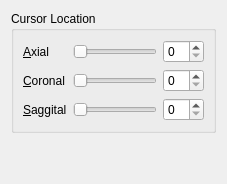
         <widget class="QWidget" name="homeTab">
          <attribute name="title">
           <string>&amp;Home</string>
          </attribute>
          <layout class="QGridLayout" name="gridLayout_10">
           <item row="0" column="0">
            <widget class="QGroupBox" name="cursorLocationBox">
             <property name="title">
              <string>Cursor Location</string>
             </property>
             <layout class="QGridLayout" name="gridLayout_2">
              <item row="0" column="1">
               <widget class="QSlider" name="axialSliceSlider">
                <property name="toolTip">
                 <string>&lt;html&gt;&lt;head/&gt;&lt;body&gt;&lt;p&gt;&lt;span style=&quot; font-weight:600;&quot;&gt;Change Axial Slice&lt;/span&gt;&lt;/p&gt;&lt;p&gt;Drag slider left and right to change the axial slice currently displayed on the main widget&lt;/p&gt;&lt;p&gt;The slices are ordered &lt;span style=&quot; font-weight:600;&quot;&gt;Superior to Inferior&lt;/span&gt;&lt;/p&gt;&lt;p&gt;&lt;span style=&quot; font-weight:600;&quot;&gt;Shortcut: &lt;/span&gt;Left/Right Keys&lt;/p&gt;&lt;/body&gt;&lt;/html&gt;</string>
                </property>
                <property name="toolTipDuration">
                 <number>4000</number>
                </property>
                <property name="statusTip">
                 <string/>
                </property>
                <property name="orientation">
                 <enum>Qt::Horizontal</enum>
                </property>
                <property name="tickPosition">
                 <enum>QSlider::NoTicks</enum>
                </property>
               </widget>
              </item>
              <item row="0" column="0">
               <widget class="QLabel" name="homeAxialLabel">
                <property name="text">
                 <string>&amp;Axial</string>
                </property>
                <property name="buddy">
                 <cstring>axialSliceSlider</cstring>
                </property>
               </widget>
              </item>
              <item row="0" column="2">
               <widget class="QSpinBox" name="axialSliceSpinBox">
                <property name="mouseTracking">
                 <bool>true</bool>
                </property>
                <property name="focusPolicy">
                 <enum>Qt::WheelFocus</enum>
                </property>
                <property name="toolTip">
                 <string>&lt;html&gt;&lt;head/&gt;&lt;body&gt;&lt;p&gt;&lt;span style=&quot; font-weight:600;&quot;&gt;Change Axial Slice&lt;/span&gt;&lt;/p&gt;&lt;p&gt;Enter slice number or use up/down arrows to change the axial slice currently displayed on the main widget.&lt;/p&gt;&lt;p&gt;The slices are ordered &lt;span style=&quot; font-weight:600;&quot;&gt;Superior to Inferior&lt;/span&gt;&lt;/p&gt;&lt;p&gt;&lt;span style=&quot; font-weight:600;&quot;&gt;Shortcut: &lt;/span&gt;Left/Right Keys&lt;/p&gt;&lt;/body&gt;&lt;/html&gt;</string>
                </property>
                <property name="toolTipDuration">
                 <number>4000</number>
                </property>
                <property name="statusTip">
                 <string>Change Axial Slice</string>
                </property>
                <property name="whatsThis">
                 <string>&lt;html&gt;&lt;head/&gt;&lt;body&gt;&lt;p&gt;&lt;span style=&quot; font-weight:600;&quot;&gt;Change Axial Slice&lt;/span&gt;&lt;/p&gt;&lt;p&gt;Enter slice number or use up/down arrows to change the axial slice currently displayed on the main widget.&lt;/p&gt;&lt;p&gt;The slices are ordered &lt;span style=&quot; font-weight:600;&quot;&gt;Superior to Inferior&lt;/span&gt;&lt;/p&gt;&lt;/body&gt;&lt;/html&gt;</string>
                </property>
                <property name="buttonSymbols">
                 <enum>QAbstractSpinBox::UpDownArrows</enum>
                </property>
                <property name="keyboardTracking">
                 <bool>false</bool>
                </property>
                <property name="suffix">
                 <string/>
                </property>
               </widget>
              </item>
              <item row="2" column="2">
               <widget class="QSpinBox" name="saggitalSliceSpinBox">
                <property name="mouseTracking">
                 <bool>true</bool>
                </property>
                <property name="focusPolicy">
                 <enum>Qt::WheelFocus</enum>
                </property>
                <property name="toolTip">
                 <string>&lt;html&gt;&lt;head/&gt;&lt;body&gt;&lt;p&gt;&lt;span style=&quot; font-weight:600;&quot;&gt;Change Saggital Slice &lt;/span&gt;&lt;span style=&quot; font-weight:600; text-decoration: underline;&quot;&gt;[Not Used]&lt;/span&gt;&lt;/p&gt;&lt;p&gt;Enter slice number or use up/down arrows to change the saggital slice. As of now, the saggital slice location is not used.&lt;/p&gt;&lt;p&gt;The slices are ordered &lt;span style=&quot; font-weight:600;&quot;&gt;Left to Right&lt;/span&gt;&lt;/p&gt;&lt;/body&gt;&lt;/html&gt;</string>
                </property>
                <property name="toolTipDuration">
                 <number>4000</number>
                </property>
                <property name="statusTip">
                 <string>Change Saggital Slice</string>
                </property>
                <property name="buttonSymbols">
                 <enum>QAbstractSpinBox::UpDownArrows</enum>
                </property>
                <property name="keyboardTracking">
                 <bool>false</bool>
                </property>
                <property name="suffix">
                 <string/>
                </property>
               </widget>
              </item>
              <item row="1" column="1">
               <widget class="QSlider" name="coronalSliceSlider">
                <property name="toolTip">
                 <string>&lt;html&gt;&lt;head/&gt;&lt;body&gt;&lt;p&gt;&lt;span style=&quot; font-weight:600;&quot;&gt;Change Coronal Slice&lt;/span&gt;&lt;/p&gt;&lt;p&gt;Drag slider left and right to change the coronal slice currently displayed on the minimap widget&lt;/p&gt;&lt;p&gt;The slices are ordered &lt;span style=&quot; font-weight:600;&quot;&gt;Anterior to Posterior&lt;/span&gt;&lt;/p&gt;&lt;p&gt;&lt;span style=&quot; font-weight:600;&quot;&gt;Shortcut: &lt;/span&gt;Up/Down Keys&lt;/p&gt;&lt;/body&gt;&lt;/html&gt;</string>
                </property>
                <property name="toolTipDuration">
                 <number>4000</number>
                </property>
                <property name="statusTip">
                 <string/>
                </property>
                <property name="orientation">
                 <enum>Qt::Horizontal</enum>
                </property>
                <property name="tickPosition">
                 <enum>QSlider::NoTicks</enum>
                </property>
               </widget>
              </item>
              <item row="2" column="1">
               <widget class="QSlider" name="saggitalSliceSlider">
                <property name="toolTip">
                 <string>&lt;html&gt;&lt;head/&gt;&lt;body&gt;&lt;p&gt;&lt;span style=&quot; font-weight:600;&quot;&gt;Change Saggital Slice &lt;/span&gt;&lt;span style=&quot; font-weight:600; text-decoration: underline;&quot;&gt;[Not Used]&lt;/span&gt;&lt;/p&gt;&lt;p&gt;Drag slider left and right to change the saggital slice. As of now, the saggital slice location is not used.&lt;/p&gt;&lt;p&gt;The slices are ordered &lt;span style=&quot; font-weight:600;&quot;&gt;Left to Right&lt;/span&gt;&lt;/p&gt;&lt;/body&gt;&lt;/html&gt;</string>
                </property>
                <property name="toolTipDuration">
                 <number>4000</number>
                </property>
                <property name="statusTip">
                 <string/>
                </property>
                <property name="orientation">
                 <enum>Qt::Horizontal</enum>
                </property>
                <property name="tickPosition">
                 <enum>QSlider::NoTicks</enum>
                </property>
               </widget>
              </item>
              <item row="2" column="0">
               <widget class="QLabel" name="homeSaggitalLabel">
                <property name="text">
                 <string>&amp;Saggital</string>
                </property>
                <property name="buddy">
                 <cstring>saggitalSliceSlider</cstring>
                </property>
               </widget>
              </item>
              <item row="1" column="2">
               <widget class="QSpinBox" name="coronalSliceSpinBox">
                <property name="mouseTracking">
                 <bool>true</bool>
                </property>
                <property name="focusPolicy">
                 <enum>Qt::WheelFocus</enum>
                </property>
                <property name="toolTip">
                 <string>&lt;html&gt;&lt;head/&gt;&lt;body&gt;&lt;p&gt;&lt;span style=&quot; font-weight:600;&quot;&gt;Change Coronal Slice&lt;/span&gt;&lt;/p&gt;&lt;p&gt;Enter slice number or use up/down arrows to change the coronal slice currently displayed on the minimap widget.&lt;/p&gt;&lt;p&gt;The slices are ordered &lt;span style=&quot; font-weight:600;&quot;&gt;Anterior to Posterior&lt;/span&gt;&lt;/p&gt;&lt;p&gt;&lt;span style=&quot; font-weight:600;&quot;&gt;Shortcut: &lt;/span&gt;Up/Down Keys&lt;/p&gt;&lt;/body&gt;&lt;/html&gt;</string>
                </property>
                <property name="toolTipDuration">
                 <number>4000</number>
                </property>
                <property name="statusTip">
                 <string>Change Coronal Slice</string>
                </property>
                <property name="buttonSymbols">
                 <enum>QAbstractSpinBox::UpDownArrows</enum>
                </property>
                <property name="keyboardTracking">
                 <bool>false</bool>
                </property>
                <property name="suffix">
                 <string/>
                </property>
               </widget>
              </item>
              <item row="1" column="0">
               <widget class="QLabel" name="homeCoronalLabel">
                <property name="text">
                 <string>&amp;Coronal</string>
                </property>
                <property name="buddy">
                 <cstring>coronalSliceSlider</cstring>
                </property>
               </widget>
              </item>
             </layout>
            </widget>
           </item>
           <item row="1" column="0">
            <spacer name="verticalSpacer">
             <property name="orientation">
              <enum>Qt::Vertical</enum>
             </property>
             <property name="sizeHint" stdset="0">
              <size>
               <width>20</width>
               <height>40</height>
              </size>
             </property>
            </spacer>
           </item>
          </layout>
         </widget>
